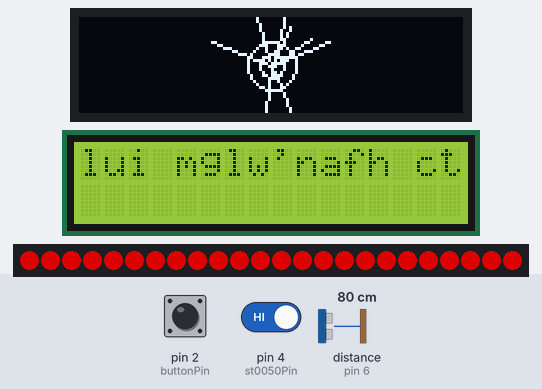
A sketch run on a simulated Arduino Uno, built with avr-gcc and run on an emulated ATmega328P. On the bench: 128×32 one-colour display, 16×2 character LCD, 24 RGB LEDs in strip order, left to right. Wiring (inferred from the names in the program): ultrasonic range finder: trigger pin 7; echo pin 6. The inputs (shaded band) are chosen by the test bench; at power-on: distance to the obstacle (sensor on pin 6) 80 cm, pin 4 (st0050Pin) HIGH, pin 2 (buttonPin) HIGH. The echo pulse lasts 58.3 µs per cm; dim RGB values are drawn brighter than linear; random numbers use the default seed unless the sketch sets one; the audio player accepts every command and is not drawn; what the sketch prints to the serial monitor is not drawn.

Above: at 1.85 s.
1.9 s: distance to the obstacle (sensor on pin 6) set to 2 cm
At 3.13 s:
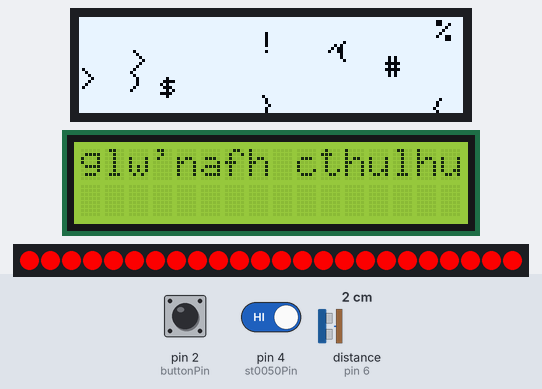
3.5 s: pin 4 (st0050Pin) driven LOW
At 3.85 s:
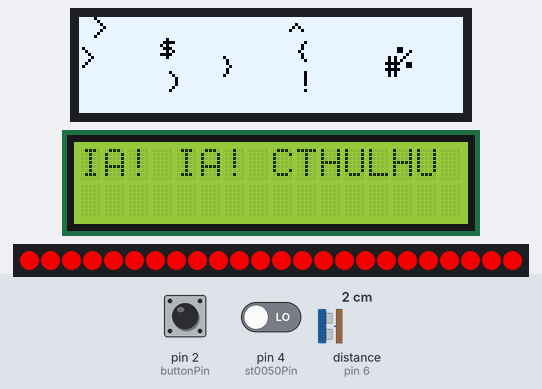
5.7 s: distance to the obstacle (sensor on pin 6) set to 223 cm
At 6.43 s:
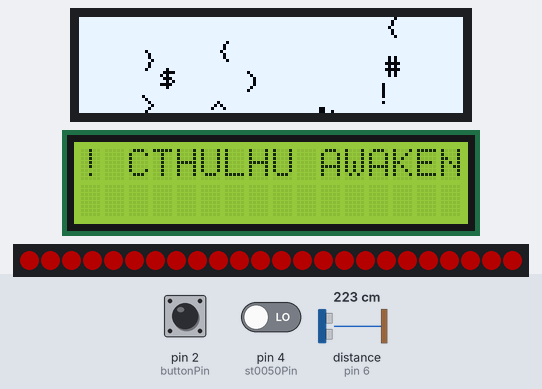
7.3 s: distance to the obstacle (sensor on pin 6) set to 250 cm
At 8.0 s:
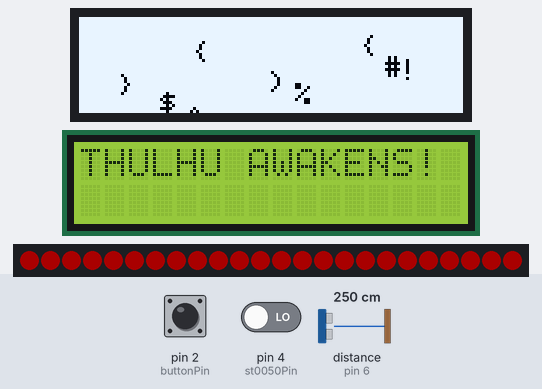
9.2 s: pin 2 (buttonPin) pulled LOW for 0.15 s
At 9.76 s:
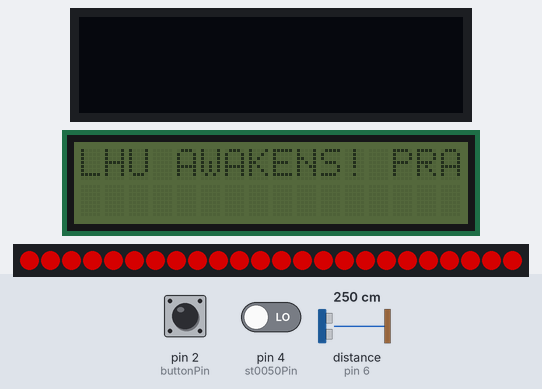
9.9 s: distance to the obstacle (sensor on pin 6) set to 120 cm
At 10.14 s:
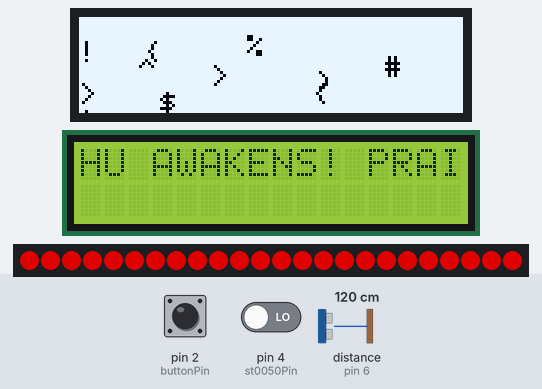

The sketch:

cthulhu_nano_lcd1602.ino
```cpp
#include <LiquidCrystal_I2C.h>
#include <Wire.h>
#include <Adafruit_GFX.h>
#include <Adafruit_SSD1306.h>
#include <SoftwareSerial.h>
#include <DFRobotDFPlayerMini.h>
#include <Adafruit_NeoPixel.h>

// OLED config
#define SCREEN_WIDTH 128
#define SCREEN_HEIGHT 32
#define OLED_RESET -1

Adafruit_SSD1306 display(SCREEN_WIDTH, SCREEN_HEIGHT, &Wire, OLED_RESET);
LiquidCrystal_I2C lcd(0x27, 16, 2);

// MP3
SoftwareSerial mp3Serial(10, 11);
DFRobotDFPlayerMini mp3;

// Pins
const int buttonPin = 2;
const int trigPin = 7;
const int echoPin = 6;

// State
bool lastButtonState = HIGH;
bool explosionActive = false;
bool awakeningMessageActive = false;

// Timing
unsigned long lastTriggerTime = 0;
unsigned long explosionStart = 0;
const unsigned long cooldown = 3000;

// Ultrasonic
long duration;
int distance;
const int triggerDistance = 20;

// LCD state
int awakeningOffset = 0;
int hymnOffset = 0;
unsigned long lastLCDUpdate = 0;

// OLED timing
unsigned long lastOLEDUpdate = 0;

// ST0050 IR Obstacle sensor - D4
const int st0050Pin = 4;
bool st0050LastState = HIGH;

// cooldown for ST0050
const unsigned long stCooldown = 3000;
unsigned long lastSTTrigger = 0;

// Flashing effect state (for 0003.mp3)
bool stEffectActive = false;
unsigned long stEffectStart = 0;
unsigned long lastFlashToggle = 0;
bool flashState = true;

const unsigned long stEffectDuration = 16000;
const unsigned long flashInterval = 1000;

// WS2812B Ring
#define LED_PIN 5
#define NUM_PIXELS 24

Adafruit_NeoPixel pixels(NUM_PIXELS, LED_PIN, NEO_GRB + NEO_KHZ800);

// WS2812B breathing timing
unsigned long lastLEDBreathUpdate = 0;

// Text
String cthulhuHymn = "ph'nglui mglw'nafh cthulhu r'lyeh wgah'nagl fhtagn !   ";
String awakeningMsg = "IA! IA! CTHULHU AWAKENS! PRAISE CTHULHU !  ";

// ----------------------------

void setup() {

  display.begin(SSD1306_SWITCHCAPVCC, 0x3C);
  display.clearDisplay();

  lcd.init();
  lcd.backlight();
  lcd.clear();

  pinMode(buttonPin, INPUT_PULLUP);
  pinMode(trigPin, OUTPUT);
  pinMode(echoPin, INPUT);
  pinMode(st0050Pin, INPUT);

  mp3Serial.begin(9600);
  mp3.begin(mp3Serial);
  mp3.volume(24);

  pixels.begin();
  pixels.show();

  Serial.begin(9600);
}

// ----------------------------

void loop() {

  handleButton();
  handleUltrasonic();
  handleST0050();

  updateOLED();
  updateLCD();

  updateBloodBreathing();
}

// ----------------------------
// INPUT HANDLING
// ----------------------------

void handleButton() {
  bool current = digitalRead(buttonPin);

  if (lastButtonState == HIGH && current == LOW) {
    mp3.play(1);
  }

  lastButtonState = current;
}

void handleUltrasonic() {
  int dist = getDistance();

  if (dist > 0 && dist < triggerDistance) {
    if (millis() - lastTriggerTime > cooldown) {

      mp3.play(2);

      awakeningMessageActive = true;
      awakeningOffset = 0;

      explosionActive = true;
      explosionStart = millis();

      lastTriggerTime = millis();
    }
  }
}

// ----------------------------
// OLED (NON-BLOCKING)
// ----------------------------

void updateOLED() {

  if (millis() - lastOLEDUpdate < 50) return;
  lastOLEDUpdate = millis();

  if (stEffectActive) {

    if (millis() - lastFlashToggle > flashInterval) {
      flashState = !flashState;
      lastFlashToggle = millis();
    }

    if (!flashState) {
      display.clearDisplay();
      display.display();
      return;
    }

    if (millis() - stEffectStart > stEffectDuration) {
      stEffectActive = false;
    }
  }

  if (explosionActive) {

    runCthulhuAwakensEffect();

    if (millis() - explosionStart > 15000) {
      explosionActive = false;
      display.clearDisplay();
      display.display();
    }

  } else {
    runExplosionAnimation();
  }
}

// ----------------------------
// LCD (NON-BLOCKING)
// ----------------------------

void updateLCD() {

  if (millis() - lastLCDUpdate < 220) return;
  lastLCDUpdate = millis();

  if (stEffectActive) {

    if (millis() - lastFlashToggle > flashInterval) {
      flashState = !flashState;
      lastFlashToggle = millis();
    }

    if (!flashState) {
      lcd.noBacklight();
      return;
    } else {
      lcd.backlight();
    }

    if (millis() - stEffectStart > stEffectDuration) {
      stEffectActive = false;
      lcd.backlight();
    }
  }

  lcd.clear();
  lcd.setCursor(0, 0);

  if (awakeningMessageActive) {

    lcd.noBacklight();
    delay(10);
    lcd.backlight();

    lcd.print(getWindow(awakeningMsg, awakeningOffset));

    awakeningOffset++;

    if (awakeningOffset > awakeningMsg.length() + 16) {
      awakeningMessageActive = false;
      awakeningOffset = 0;
    }

  } else {
    lcd.print(getWindow(cthulhuHymn, hymnOffset));
    hymnOffset = (hymnOffset + 1) % cthulhuHymn.length();
  }
}

// ----------------------------

String getWindow(String text, int offset) {

  String out = "";
  int len = text.length();

  for (int i = 0; i < 16; i++) {
    out += text[(offset + i) % len];
  }

  return out;
}

// ----------------------------

int getDistance() {
  digitalWrite(trigPin, LOW);
  delayMicroseconds(2);

  digitalWrite(trigPin, HIGH);
  delayMicroseconds(10);
  digitalWrite(trigPin, LOW);

  duration = pulseIn(echoPin, HIGH);
  return duration * 0.034 / 2;
}

// ----------------------------

void runExplosionAnimation() {

  static int radius = 2;
  static int direction = 1;

  display.clearDisplay();

  int cx = SCREEN_WIDTH / 2;
  int cy = SCREEN_HEIGHT / 2;

  display.drawCircle(cx, cy, radius, SSD1306_WHITE);
  display.drawCircle(cx, cy, radius / 2, SSD1306_WHITE);

  for (int i = 0; i < 8; i++) {
    float rad = random(0, 360) * 3.14 / 180;

    int x2 = cx + cos(rad) * (radius + random(5, 15));
    int y2 = cy + sin(rad) * (radius + random(5, 15));

    display.drawLine(cx, cy, x2, y2, SSD1306_WHITE);
  }

  display.display();

  radius += direction;
  if (radius > 15) direction = -1;
  if (radius < 3) direction = 1;
}

// ----------------------------

void runCthulhuAwakensEffect() {

  const int numChars = 12;

  static int x[numChars], y[numChars], dx[numChars], dy[numChars];
  static char symbols[numChars];
  static bool init = false;

  if (!init) {
    for (int i = 0; i < numChars; i++) {
      x[i] = random(0, SCREEN_WIDTH);
      y[i] = random(0, SCREEN_HEIGHT);
      dx[i] = random(-1, 2);
      dy[i] = random(-1, 2);
      symbols[i] = "!@#$%^&*(){}<>?"[random(0, 16)];
    }
    init = true;
  }

  display.fillScreen(SSD1306_WHITE);

  for (int i = 0; i < numChars; i++) {

    display.setCursor(x[i], y[i]);
    display.setTextColor(SSD1306_BLACK);
    display.setTextSize(1);
    display.write(symbols[i]);

    x[i] += dx[i];
    y[i] += dy[i];

    if (x[i] < 0 || x[i] > SCREEN_WIDTH) dx[i] *= -1;
    if (y[i] < 0 || y[i] > SCREEN_HEIGHT) dy[i] *= -1;
  }

  display.display();
}

// ----------------------------
// WS2812B BLOOD BREATHING EFFECT
// ----------------------------

void updateBloodBreathing() {

  // 5 second full breathing cycle
  float cycleTime = 10000.0;

  // Current position in cycle
  float t = millis() % (int)cycleTime;

  // Smooth sine wave breathing
  float breath = (sin((t / cycleTime) * TWO_PI) + 1.0) / 2.0;

  // Keep it dark and ominous
  int red = 15 + (breath * 140);

  // During awakening events:
  // increase intensity slightly
  if (explosionActive || stEffectActive) {
    red = 40 + (breath * 215);
  }

  // Blood red only
  uint32_t color = pixels.Color(red, 0, 0);

  for (int i = 0; i < NUM_PIXELS; i++) {
    pixels.setPixelColor(i, color);
  }

  pixels.show();
}

// ----------------------------

void handleST0050() {

  bool current = digitalRead(st0050Pin);

  Serial.print("ST0050 state: ");
  Serial.println(current);

  if (st0050LastState == HIGH && current == LOW) {

    // ✅ cooldown check
    if (millis() - lastSTTrigger > stCooldown) {

      mp3.play(3);
      lastSTTrigger = millis();

      stEffectActive = true;
      stEffectStart = millis();
      lastFlashToggle = millis();
      flashState = true;

      awakeningMessageActive = true;
      awakeningOffset = 0;

      explosionActive = true;
      explosionStart = millis();

      lastTriggerTime = millis();
    }
  }

  st0050LastState = current;
}
```
